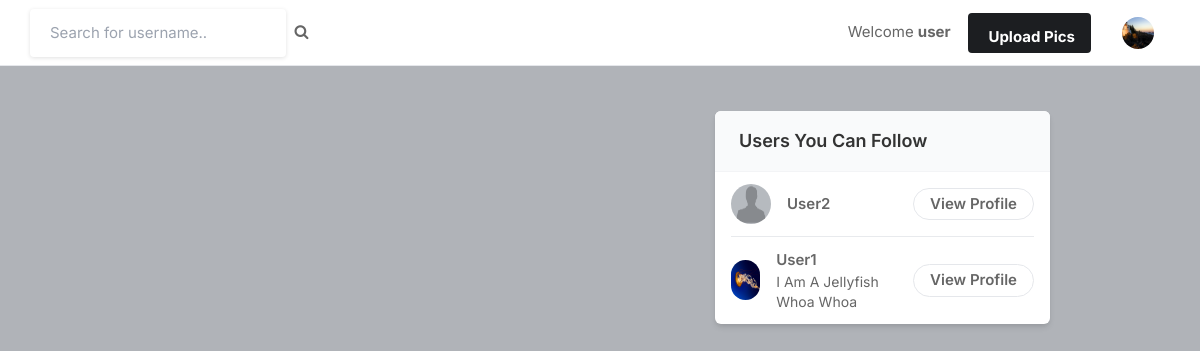
/ (signed in), run on the app's committed database.
### core/models.py (models this page shows, shortened)
class Profile(models.Model):
    user = models.ForeignKey(User, on_delete=models.CASCADE)
    id_user = models.IntegerField()
    bio = models.TextField(blank=True)
    profile_img = models.ImageField(upload_to='profile_image', default="profile_image\\blank-profile-picture.png")
    location = models.CharField(max_length=100, blank=True)

### core/views.py (the view)
# urls.py: path('', views.index, name='index'),
@login_required(login_url='signin')
def index(request):
    user_object = User.objects.get(username=request.user.username)
    user_profile = Profile.objects.get(user=user_object)
    user_following_list = []
    feed = []
    user_following = FollowersCount.objects.filter(follower=request.user.username)
    for users in user_following:
        user_following_list.append(users.user)
    for usernames in user_following_list:
        feed_lists = Post.objects.filter(user=usernames)
        feed.append(feed_lists)
    feed_list = list(chain(*feed))
    all_users = User.objects.all()
    user_following_all = []
    for user in user_following:
        user_list = User.objects.get(username=user.user)
        user_following_all.append(user_list)
    new_suggestion_list = [x for x in list(all_users) if (x not in list(user_following_all))]
    current_user = User.objects.filter(username=request.user.username)
    final_suggestions_list = [x for x in list(new_suggestion_list) if x not in list(current_user)]
    random.shuffle(final_suggestions_list)
    username_profile =[]
    username_profile_list =[]
    for users in final_suggestions_list:
        username_profile.append(users.id)
    for ids in username_profile:
        profile_lists = Profile.objects.filter(id_user=ids)
        username_profile_list.append(profile_lists)
    suggestions_username_profile_list = list(chain(*username_profile_list))
    return render(request, 'index.html', {'user_profile': user_profile, 'posts':feed_list, 'suggestions_username_profile_list':suggestions_username_profile_list[:4]})

### templates/index.html (shortened to what this page needs)
{% load static %}
<!DOCTYPE html>
<html lang="en">
<head>
    <link rel="stylesheet" href="{% static 'assets/css/icons.css' %}">
    <link rel="stylesheet" href="{% static 'assets/css/uikit.css' %}">
    <link rel="stylesheet" href="{% static 'assets/css/style.css' %}">
    <link rel="stylesheet" href="{% static 'assets/css/tailwind.css' %}">
    <link rel="stylesheet" href="https://cdnjs.cloudflare.com/ajax/libs/font-awesome/4.7.0/css/font-awesome.min.css">
</head>
<body>
            <header>
                <div class="header_inner">
                    <form action = "/search" method='POST'>
                    <div class="left-side">
                            <input type="text" name="username" placeholder="Search for username..">&nbsp;&nbsp;
                            <button type="submit"><i class="fa fa-search fa-1x"></i></button>
                    </div>
                    </form>
                    <div class="right-side lg:pr-4">
                        <a href="profile/{{user.username}}" class="">
                            Welcome <b name="" class="">{{user.username}}&nbsp; &nbsp; &nbsp;</b>
                        </a>
                        <a href="#"
                            class="bg-pink-500 flex font-bold hidden hover:bg-pink-600 hover:text-white inline-block items-center lg:block max-h-10 mr-4 px-4 py-2 rounded shado text-white">
                              Upload Pics
                        </a>
                        <a href="#">
                            <img src="{{user_profile.profile_img.url}}" class="header-avatar" alt="">
                        </a>
                    </div>
                </div>
            </header>
            <div class="container m-auto">
                <div class="lg:flex justify-center lg:space-x-10 lg:space-y-0 space-y-5">
                    <div class="space-y-5 flex-shrink-0 lg:w-7/12">
                    </div>
                    <div class="lg:w-5/12">
                        <div class="bg-white  shadow-md rounded-md overflow-hidden">
                            <div class="bg-gray-50  border-b border-gray-100 flex items-baseline justify-between py-4 px-6 ">
                                <h2 class="font-semibold text-lg">Users You Can Follow</h2>
                            </div>
                            <div class="divide-gray-300 divide-gray-50 divide-opacity-50 divide-y px-4 ">
                                {% for suggestion in suggestions_username_profile_list %}
                                <div class="flex items-center justify-between py-3">
                                    <div class="flex flex-1 items-center space-x-4">
                                        <a href="/profile/{{suggestion.user}}">
                                            <img src="{{suggestion.profile_img.url}}" class="bg-gray-200 rounded-full w-10 h-10">
                                        </a>
                                        <div class="flex flex-col">
                                            <span class="block capitalize font-semibold"> {{suggestion.user}} </span>
                                            <span class="block capitalize text-sm"> {{suggestion.bio}} </span>
                                        </div>
                                    </div>
                                    <a href="/profile/{{suggestion.user}}" class="border border-gray-200 font-semibold px-4 py-1 rounded-full hover:bg-pink-600 hover:text-white hover:border-pink-600 "> View Profile </a>
                                </div>
                                {% endfor %}
                            </div>
                        </div>
                    </div>
                </div>
            </div>
</body>
</html>

### static/assets/css/style.css (style rules this page uses)
body { background-color: #B0B3B8!important; }
button { vertical-align: middle; }
input { height: 48px; line-height: 48px; padding: 0 20px; outline: none; font-size: 15px; color: #808080; max-width: 100%; width: 100%; -webkit-box-sizing: border-box; box-sizing: border-box; display: block; font-weight: 400; opacity: 1; border-radius: 4px; border: none; -webkit-box-shadow: 0 1px 4px 0px rgba(0, 0, 0, 0.12); box-shadow: 0 1px 4px 0px rgba(0, 0, 0, 0.12); }
input[type="text"], input[type="password"], input[type="email"], input[type="number"] { height: 48px; line-height: 48px; padding: 0 20px; outline: none; font-size: 15px; color: #808080; max-width: 100%; width: 100%; -webkit-box-sizing: border-box; box-sizing: border-box; display: block; font-weight: 400; opacity: 1; border-radius: 4px; border: none; -webkit-box-shadow: 0 1px 4px 0px rgba(0, 0, 0, 0.12); box-shadow: 0 1px 4px 0px rgba(0, 0, 0, 0.12); }
input { -webkit-transition: all 0.1s ease-in-out; transition: all 0.1s ease-in-out; }
::placeholder { color: #808080; opacity: 1; }
button { border: none; margin: 0; padding: 0; width: auto; overflow: visible; background: transparent; color: inherit; font: inherit; line-height: normal; cursor: pointer; }
a { color: #be185d; -webkit-transition: 0.3s; transition: 0.3s; outline: none !important; }
button { outline: none !important; }
img { max-width: 100%; }
body { color: #666; font-size: 15px; line-height: 27px; background-color: #f0f2f5; font-family: "Inter", sans-serif; text-transform: none; }
h1, h2, h3, h4, h5, h6 { font-family: "Inter", sans-serif; text-transform: none; }
input[type="text"], input[type="password"], input[type="email"] { font-family: "Inter", sans-serif; text-transform: none; }
button, body .pac-container { font-family: "Inter", sans-serif; text-transform: none; }
h1, h2, h3, h4, h5, h6 { color: #333; font-weight: 500; margin: 0; padding: 0; }
h2 { font-size: 26px; }
b, strong { font-weight: 700 !important; }
@media (min-width: 1024px) { .container { max-width: 900px !important; padding-top: 45px; } }
header { background-color: #fff; left: 0; right: 0; top: 0; z-index: 99; height: 66px; display: -webkit-box; display: -ms-flexbox; display: flex; -webkit-box-align: center; -ms-flex-align: center; align-items: center; border-bottom: 1px solid #e5e7eb; }
header .header_inner { display: -webkit-box; display: -ms-flexbox; display: flex; -webkit-box-align: center; -ms-flex-align: center; align-items: center; max-width: 1090px; margin: auto; width: 100%; max-width: 100% !important; padding: 0 30px; }
header .header_inner .left-side { display: -webkit-box; display: -ms-flexbox; display: flex; -webkit-box-align: center; -ms-flex-align: center; align-items: center; }
header .header_inner .right-side { display: -webkit-box; display: -ms-flexbox; display: flex; -webkit-box-align: center; -ms-flex-align: center; align-items: center; -webkit-box-pack: end; -ms-flex-pack: end; justify-content: flex-end; margin-left: auto; }
header .header_inner .right-side .header-avatar { width: 32px; height: 32px; border-radius: 100%; margin-left: 15px; }

### data on the page
Profile: profile_img (picture)
Profile: profile_img (placeholder picture), user "User2"
Profile: profile_img (picture), user "User1", bio "I Am A Jellyfish Whoa Whoa"

### other printed values
{{ user.username }} "user"
